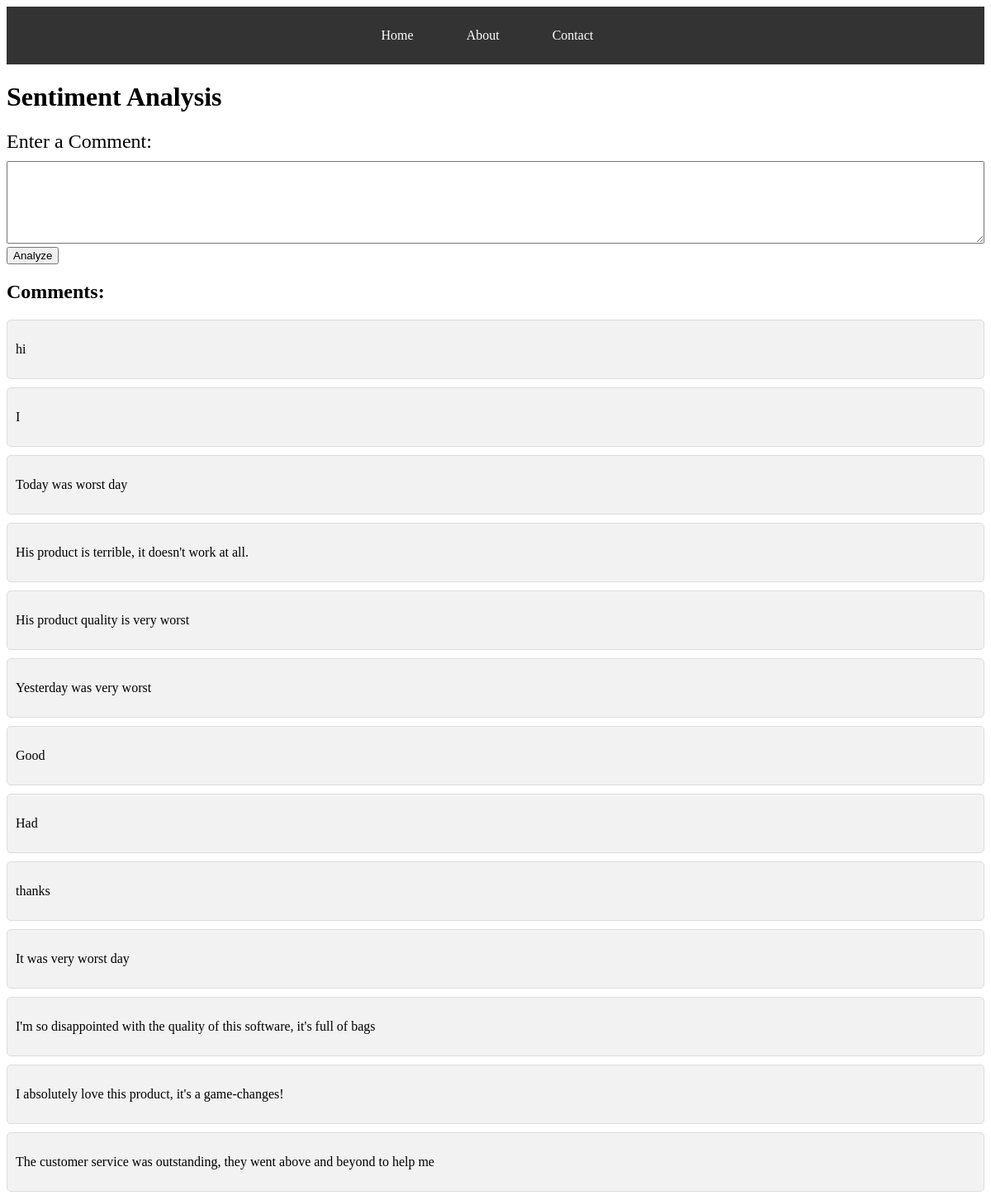
Before: /home (signed in) with the older database file.
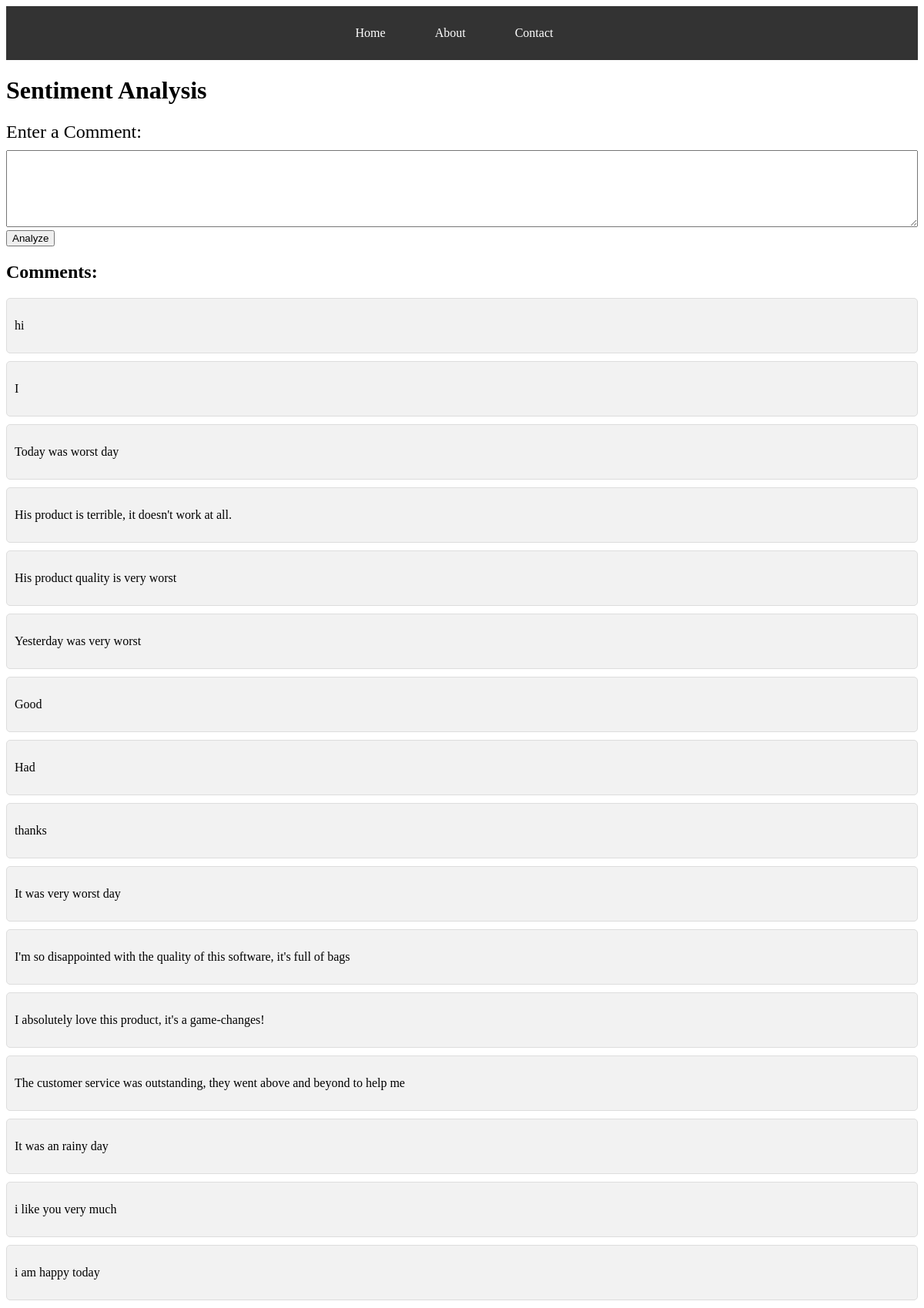
After: the same page with the newer database file.
### db.py (models this page shows)
class Comment(db.Model):
    id = db.Column(db.Integer, primary_key=True)
    user = db.Column(db.String(80), nullable=False)
    text = db.Column(db.String(500), nullable=False)
    sentiment = db.Column(db.Float)
    sentiment_label = db.Column(db.String(10))
    date = db.Column(Date, default=datetime.utcnow().date())

### route.py (the view, shortened to what this page needs)
@app.route('/home', methods=['GET', 'POST'])
@login_required
def home():
    if current_user.role == 'admin':
        comments = Comment.query.all()
        return render_template('index.html', comments=comments)
    else:
        comments = Comment.query.all()
        return render_template('user.html', comments=comments)

### route.py (called while the page is built)
@login_manager.user_loader
def load_user(user_id):
    return User.query.get(int(user_id))

### templates/user.html (shortened to what this page needs)
<!DOCTYPE html>
<html>
<head>
</head>
<body>
    <nav>
        <ul>
            <li><a href="/">Home</a></li>
            <li><a href="/about">About</a></li>
            <li><a href="/contact">Contact</a></li>
        </ul>
    </nav>
    <h1>Sentiment Analysis</h1>
    <div>
        <form method="POST">
            <label class="info-text" for="user_comment">Enter a Comment:</label>
            <textarea name="user_comment" id="user_comment" required></textarea>
            <input type="submit" value="Analyze">
        </form>
    </div>
    <h2>Comments:</h2>
    {% for comment in comments %}
    <div class="comment">
        <p>{{ comment.text }}</p>
    </div>
    {% endfor %}
</body>
</html>

Changed rows visible on the page:
added Comment: text "It was an rainy day"
added Comment: text "i like you very much"
added Comment: text "i am happy today"
